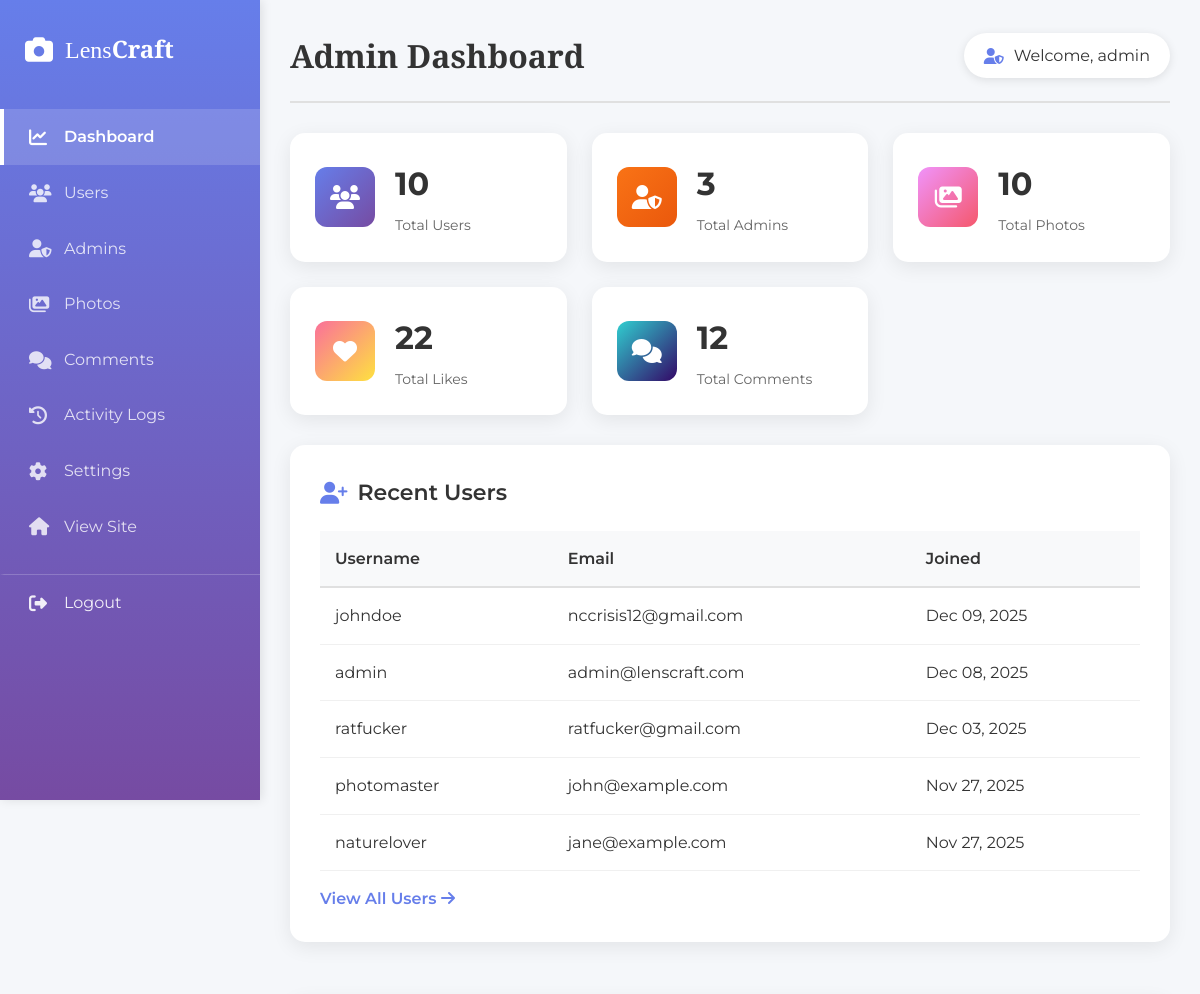
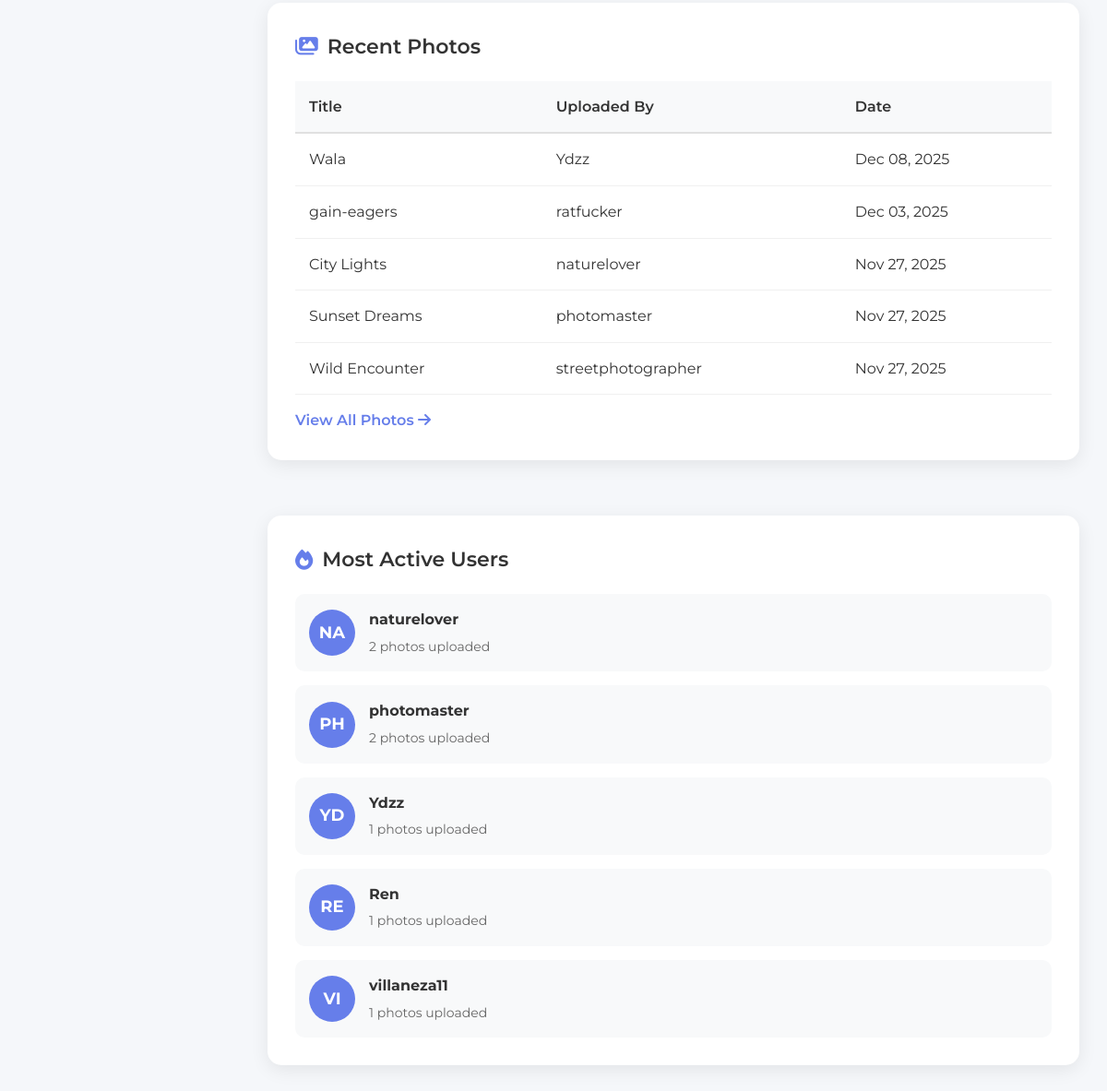
The page /admin/admin_dashboard.php (signed in) on the database its author committed (2 pictures, top to bottom).
### tables this page shows
CREATE TABLE `users` (
  `id` int(11) NOT NULL,
  `username` varchar(50) NOT NULL,
  `email` varchar(100) NOT NULL,
  `password` varchar(255) NOT NULL,
  `bio` text DEFAULT NULL,
  `profile_picture` varchar(255) DEFAULT NULL,
  `profile_pic` varchar(255) DEFAULT NULL,
  `followers_count` int(11) DEFAULT 0,
  `following_count` int(11) DEFAULT 0,
  `photos_count` int(11) DEFAULT 0,
  `cover_photo` varchar(255) DEFAULT NULL,
  `instagram` varchar(100) DEFAULT NULL,
  `twitter` varchar(100) DEFAULT NULL,
  `facebook` varchar(100) DEFAULT NULL,
  `website` varchar(255) DEFAULT NULL,
  `is_profile_public` tinyint(1) DEFAULT 1,
  `show_email` tinyint(1) DEFAULT 0,
  `first_name` varchar(50) DEFAULT NULL,
  `last_name` varchar(50) DEFAULT NULL,
  `phone` varchar(20) DEFAULT NULL,
  `location` varchar(100) DEFAULT NULL,
  `birthday` date DEFAULT NULL,
  `address` varchar(255) DEFAULT NULL,
  `is_admin` tinyint(1) DEFAULT 0,
  `created_at` datetime DEFAULT current_timestamp(),
  `updated_at` timestamp NOT NULL DEFAULT current_timestamp() ON UPDATE current_timestamp(),
  `email_verified` tinyint(1) DEFAULT 0,
  `two_fa_enabled` tinyint(1) DEFAULT 0
);

CREATE TABLE `photos` (
  `id` int(11) NOT NULL,
  `user_id` int(11) NOT NULL,
  `title` varchar(100) NOT NULL,
  `description` text DEFAULT NULL,
  `image_path` varchar(255) NOT NULL,
  `uploaded_at` datetime DEFAULT current_timestamp()
);

### admin/admin_dashboard.php (the view, shortened to what this page needs)
<?php
try {
    $pdo = getDBConnection();
    $stmt = $pdo->query("SELECT COUNT(*) as total FROM users");
    $total_users = $stmt->fetch(PDO::FETCH_ASSOC)['total'];
    $stmt = $pdo->query("SELECT COUNT(*) as total FROM admins");
    $total_admins = $stmt->fetch(PDO::FETCH_ASSOC)['total'];
    $stmt = $pdo->query("SELECT COUNT(*) as total FROM photos");
    $total_photos = $stmt->fetch(PDO::FETCH_ASSOC)['total'];
    $stmt = $pdo->query("SELECT COUNT(*) as total FROM likes");
    $total_likes = $stmt->fetch(PDO::FETCH_ASSOC)['total'];
    $stmt = $pdo->query("SELECT COUNT(*) as total FROM comments");
    $total_comments = $stmt->fetch(PDO::FETCH_ASSOC)['total'];
    $stmt = $pdo->query("SELECT id, username, email, created_at FROM users ORDER BY created_at DESC LIMIT 5");
    $recent_users = $stmt->fetchAll(PDO::FETCH_ASSOC);
    $stmt = $pdo->query("
        SELECT p.id, p.title, p.uploaded_at, u.username
        FROM photos p
        JOIN users u ON p.user_id = u.id
        ORDER BY p.uploaded_at DESC
        LIMIT 5
    ");
    $recent_photos = $stmt->fetchAll(PDO::FETCH_ASSOC);
    $stmt = $pdo->query("
        SELECT u.username, COUNT(p.id) as photo_count
        FROM users u
        LEFT JOIN photos p ON u.id = p.user_id
        GROUP BY u.id
        ORDER BY photo_count DESC
        LIMIT 5
    ");
    $active_users = $stmt->fetchAll(PDO::FETCH_ASSOC);
} catch(PDOException $e) {
    error_log("Admin dashboard error: " . $e->getMessage());
    $error = "Failed to load dashboard data.";
}
?>
<!DOCTYPE html>
<html lang="en">
<head>
    <link rel="stylesheet" href="https://cdnjs.cloudflare.com/ajax/libs/font-awesome/6.4.0/css/all.min.css">
    <link rel="stylesheet" href="../assets/css/admin.css">
</head>
<body>
    <?php include 'sidebar.php'; ?>
    <div class="main-content">
        <header class="top-bar">
            <h1>Admin Dashboard</h1>
            <div class="admin-info">
                <i class="fas fa-user-shield"></i>
                <span>Welcome, <?php echo htmlspecialchars($_SESSION['admin_username']); ?></span>
            </div>
        </header>
        <div class="stats-grid">
            <div class="stat-card">
                <div class="stat-icon users">
                    <i class="fas fa-users"></i>
                </div>
                <div class="stat-details">
                    <h3><?php echo $total_users; ?></h3>
                    <p>Total Users</p>
                </div>
            </div>
            <div class="stat-card">
                <div class="stat-icon admins">
                    <i class="fas fa-user-shield"></i>
                </div>
                <div class="stat-details">
                    <h3><?php echo $total_admins; ?></h3>
                    <p>Total Admins</p>
                </div>
            </div>
            <div class="stat-card">
                <div class="stat-icon photos">
                    <i class="fas fa-images"></i>
                </div>
                <div class="stat-details">
                    <h3><?php echo $total_photos; ?></h3>
                    <p>Total Photos</p>
                </div>
            </div>
            <div class="stat-card">
                <div class="stat-icon likes">
                    <i class="fas fa-heart"></i>
                </div>
                <div class="stat-details">
                    <h3><?php echo $total_likes; ?></h3>
                    <p>Total Likes</p>
                </div>
            </div>
            <div class="stat-card">
                <div class="stat-icon comments">
                    <i class="fas fa-comments"></i>
                </div>
                <div class="stat-details">
                    <h3><?php echo $total_comments; ?></h3>
                    <p>Total Comments</p>
                </div>
            </div>
        </div>
        <div class="content-grid">
            <div class="card">
                <h2 class="card-title">
                    <i class="fas fa-user-plus"></i> Recent Users
                </h2>
                <div class="table-container">
                    <table class="data-table">
                        <thead>
                            <tr>
                                <th>Username</th>
                                <th>Email</th>
                                <th>Joined</th>
                            </tr>
                        </thead>
                        <tbody>
                            <?php foreach ($recent_users as $user): ?>
                                <tr>
                                    <td><?php echo htmlspecialchars($user['username']); ?></td>
                                    <td><?php echo htmlspecialchars($user['email']); ?></td>
                                    <td><?php echo date('M d, Y', strtotime($user['created_at'])); ?></td>
                                </tr>
                            <?php endforeach; ?>
                        </tbody>
                    </table>
                </div>
                <a href="admin_users.php" class="view-all">View All Users <i class="fas fa-arrow-right"></i></a>
            </div>
            <div class="card">
                <h2 class="card-title">
                    <i class="fas fa-images"></i> Recent Photos
                </h2>
                <div class="table-container">
                    <table class="data-table">
                        <thead>
                            <tr>
                                <th>Title</th>
                                <th>Uploaded By</th>
                                <th>Date</th>
                            </tr>
                        </thead>
                        <tbody>
                            <?php foreach ($recent_photos as $photo): ?>
                                <tr>
                                    <td><?php echo htmlspecialchars($photo['title']); ?></td>
                                    <td><?php echo htmlspecialchars($photo['username']); ?></td>
                                    <td><?php echo date('M d, Y', strtotime($photo['uploaded_at'])); ?></td>
                                </tr>
                            <?php endforeach; ?>
                        </tbody>
                    </table>
                </div>
                <a href="admin_photos.php" class="view-all">View All Photos <i class="fas fa-arrow-right"></i></a>
            </div>
        </div>
        <div class="card">
            <h2 class="card-title">
                <i class="fas fa-fire"></i> Most Active Users
            </h2>
            <div class="activity-list">
                <?php foreach ($active_users as $user): ?>
                    <div class="activity-item">
                        <div class="activity-avatar">
                            <?php echo strtoupper(substr($user['username'], 0, 2)); ?>
                        </div>
                        <div class="activity-details">
                            <strong><?php echo htmlspecialchars($user['username']); ?></strong>
                            <span><?php echo $user['photo_count']; ?> photos uploaded</span>
                        </div>
                    </div>
                <?php endforeach; ?>
            </div>
        </div>
    </div>
</body>
</html>

### assets/css/admin.css (style rules this page uses)
* { margin: 0; padding: 0; box-sizing: border-box; }
body { font-family: 'Montserrat', sans-serif; background: #f5f7fa; color: #333; line-height: 1.6; }
.main-content { margin-left: 260px; padding: 30px; min-height: 100vh; }
.top-bar { display: flex; justify-content: space-between; align-items: center; margin-bottom: 30px; padding-bottom: 20px; border-bottom: 2px solid #e0e0e0; }
.top-bar h1 { font-family: 'Playfair Display', serif; font-size: 32px; color: #333; }
.admin-info { display: flex; align-items: center; gap: 10px; padding: 10px 20px; background: white; border-radius: 25px; box-shadow: 0 2px 10px rgba(0, 0, 0, 0.1); }
.admin-info i { color: #667eea; }
.stats-grid { display: grid; grid-template-columns: repeat(auto-fit, minmax(250px, 1fr)); gap: 25px; margin-bottom: 30px; }
.stat-card { background: white; padding: 25px; border-radius: 15px; box-shadow: 0 5px 20px rgba(0, 0, 0, 0.08); display: flex; align-items: center; gap: 20px; transition: transform 0.3s ease; }
.stat-icon { width: 60px; height: 60px; border-radius: 12px; display: flex; align-items: center; justify-content: center; font-size: 24px; color: white; }
.stat-icon.users { background: linear-gradient(135deg, #667eea 0%, #764ba2 100%); }
.stat-icon.admins { background: linear-gradient(135deg, #f97316 0%, #ea580c 100%); }
.stat-icon.photos { background: linear-gradient(135deg, #f093fb 0%, #f5576c 100%); }
.stat-icon.likes { background: linear-gradient(135deg, #fa709a 0%, #fee140 100%); }
.stat-icon.comments { background: linear-gradient(135deg, #30cfd0 0%, #330867 100%); }
.stat-details h3 { font-size: 32px; font-weight: 700; color: #333; margin-bottom: 5px; }
.stat-details p { color: #666; font-size: 14px; }
.content-grid { display: grid; grid-template-columns: repeat(auto-fit, minmax(500px, 1fr)); gap: 25px; margin-bottom: 30px; }
.card { background: white; padding: 30px; border-radius: 15px; box-shadow: 0 5px 20px rgba(0, 0, 0, 0.08); margin-bottom: 30px; }
.card-title { font-size: 22px; font-weight: 600; margin-bottom: 20px; color: #333; display: flex; align-items: center; gap: 10px; }
.card-title i { color: #667eea; }
.table-container { overflow-x: auto; }
.data-table { width: 100%; border-collapse: collapse; }
.data-table thead { background: #f8f9fa; }
.data-table th { padding: 15px; text-align: left; font-weight: 600; color: #333; border-bottom: 2px solid #e0e0e0; }
.data-table td { padding: 15px; border-bottom: 1px solid #f0f0f0; }
.view-all { display: inline-block; margin-top: 15px; color: #667eea; text-decoration: none; font-weight: 600; transition: color 0.3s ease; }
.activity-list { display: flex; flex-direction: column; gap: 15px; }
.activity-item { display: flex; align-items: center; gap: 15px; padding: 15px; background: #f8f9fa; border-radius: 10px; }
.activity-avatar { width: 50px; height: 50px; border-radius: 50%; background: #667eea; display: flex; align-items: center; justify-content: center; color: white; font-weight: 700; font-size: 18px; }
.activity-details strong { display: block; color: #333; margin-bottom: 3px; }
.activity-details span { color: #666; font-size: 14px; }

### rows shown on the page
users: username "johndoe", email "nccrisis12@gmail.com", created_at "Dec 09, 2025"
users: username "admin", email "admin@lenscraft.com", created_at "Dec 08, 2025"
users: username "ratfucker", email "ratfucker@gmail.com", created_at "Dec 03, 2025"
users: username "photomaster", email "john@example.com", created_at "Nov 27, 2025"
users: username "naturelover", email "jane@example.com", created_at "Nov 27, 2025"
photos: title "Wala", user.username "Ydzz", uploaded_at "Dec 08, 2025"
photos: title "gain-eagers", user.username "ratfucker", uploaded_at "Dec 03, 2025"
photos: title "City Lights", user.username "naturelover", uploaded_at "Nov 27, 2025"
photos: title "Sunset Dreams", user.username "photomaster", uploaded_at "Nov 27, 2025"
photos: title "Wild Encounter", user.username "streetphotographer", uploaded_at "Nov 27, 2025"

### other values the page prints
$_SESSION['admin_username'] "admin"
$total_users "10"
$total_admins "3"
$total_photos "10"
$total_likes "22"
$total_comments "12"
substr($user['username'], 0, 2) "NA"
$user['username'] "naturelover"
$user['photo_count'] "2"
substr($user['username'], 0, 2) "PH"
$user['username'] "photomaster"
substr($user['username'], 0, 2) "YD"
$user['username'] "Ydzz"
$user['photo_count'] "1"
substr($user['username'], 0, 2) "RE"
